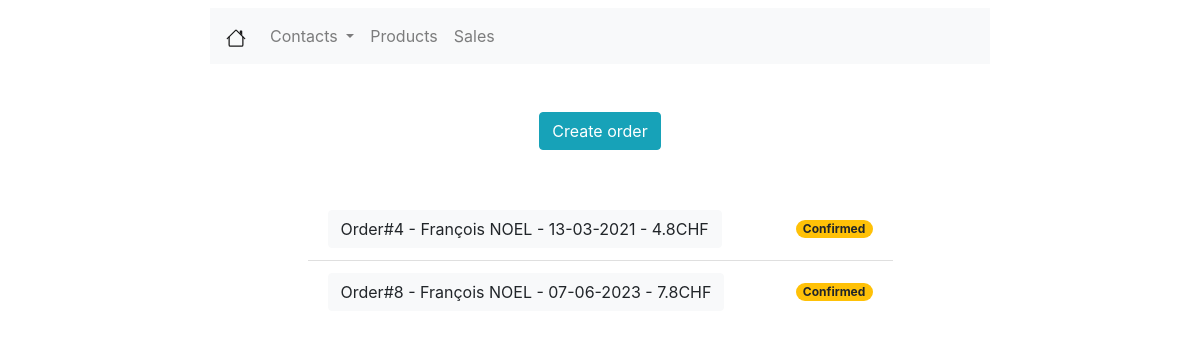
/sales/, run on an earlier commit of the app's database.
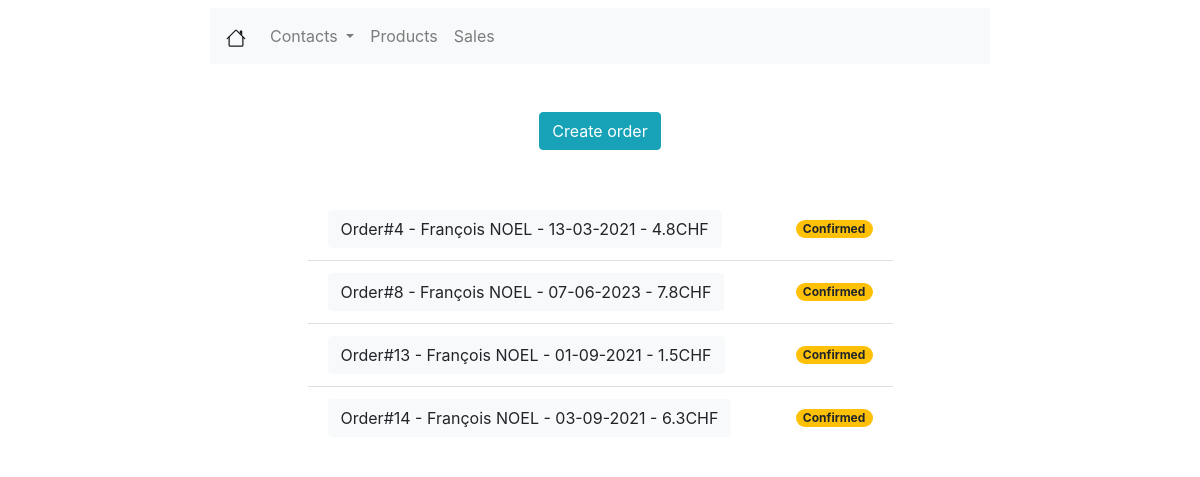
And on a later commit of the database.
### sale/models.py (models this page shows, shortened)
class SaleOrder(models.Model):
    ORDER_STATE = (
        ('DR', 'Draft'),
        ('PG', 'Pending'),
        ('CF', 'Confirmed'),
        ('CC', 'Canceled')
    )
    create_at = models.DateTimeField(auto_now_add=True)
    updated_at = models.DateTimeField(auto_now=True)
    name = models.CharField(max_length=100)
    partner_id = models.ForeignKey(Contact, on_delete=models.CASCADE, null=False, verbose_name='Customer')
    validity_date = models.DateField(verbose_name="Validity date", blank=True, null=True)
    order_state = models.CharField(verbose_name="Etat de la commande", max_length=10, choices=ORDER_STATE, default='DR')
    @property
    def state_color(self):
        if self.order_state == 'DR':
            return "badge-info"
        elif self.order_state == 'PG':
            return "badge-secondary"
        elif self.order_state == 'CF':
            return "badge-warning"
        elif self.order_state == 'CC':
            return "badge-danger"

### sale/views.py (the view)
# urls.py: path('', views.SaleOrderIndexView.as_view(), name='sales'),
class SaleOrderIndexView(generic.ListView):
    template_name = 'sale/sale_listview.html'
    context_object_name = 'sales_list'
    queryset = SaleOrder.objects.all()

### sale/templates/sale/sale_listview.html
{% extends 'viewlist/viewlist.html' %}
{% block viewlist %}
    <div class="row mx-auto mt-5 justify-content-center">
        <form class="form-inline">
            <a class="btn btn-info" href="{% url 'create_sale' %}" role="button">Create order</a>
        </form>
    </div>
    <div class="row mx-auto mt-5 justify-content-center">
        {% if sales_list %}
            <ul class="list-group list-group-flush w-50">
                {% for sale in sales_list %}
                    <li class="list-group-item d-flex justify-content-between align-items-center">
                        <a class="btn btn-light" href="{% url 'sale_detail' sale.id %}"
                           role="button">{{ sale.name }}</a>
                        <span class="badge {{ sale.state_color }} badge-pill">{{ sale.get_order_state_display }}</span>
                    </li>
                {% endfor %}
            </ul>
        {% else %}
            <p>There are no order yet</p>
        {% endif %}
    </div>
{% endblock %}

What changed in the data, as far as the page shows it:
added SaleOrder: name "Order#13 - François NOEL - 01-09-2021 - 1.5CHF", order_state "Confirmed"
added SaleOrder: name "Order#14 - François NOEL - 03-09-2021 - 6.3CHF", order_state "Confirmed"
